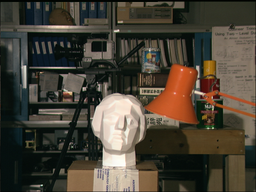
#> input picture scene1.row3.col1.ppm, 256 x 192 px, shrunk from 384 x 288 before the run
$ python 'ödev1.py'
#> lines starting #> are read from the running program, lines starting #| are printed output that depends on the picture
import os
import time
import cv2
import numpy as np
import matplotlib.pyplot as plt

# 1. Resimleri oku
klasor_yolu = os.path.dirname(os.path.abspath(__file__))
imgL_uint8 = cv2.imread(os.path.join(klasor_yolu, 'scene1.row3.col1.ppm'), cv2.IMREAD_GRAYSCALE)
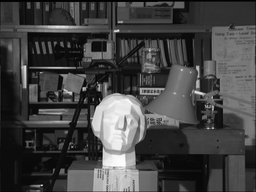
#> imgL_uint8: shape (192, 256); min 0, max 255, mean 67.3
imgR_uint8 = cv2.imread(os.path.join(klasor_yolu, 'scene1.row3.col3.ppm'), cv2.IMREAD_GRAYSCALE)
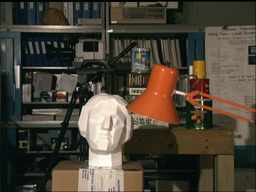
#> input picture scene1.row3.col3.ppm, 256 x 192 px, shrunk from 384 x 288 before the run
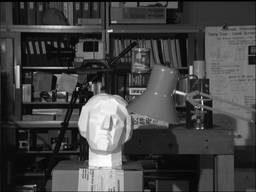
#> imgR_uint8: shape (192, 256); min 0, max 255, mean 68.4

imgL = imgL_uint8.astype(np.float32)
imgR = imgR_uint8.astype(np.float32)

# 2. Canny ile kenarları bul (Sadece kenar pikselleri 255, diğerleri 0 olur)
kenarlar = cv2.Canny(imgL_uint8, 100, 200)
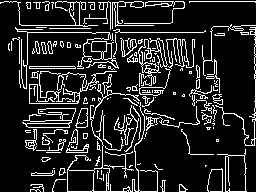
#> kenarlar: shape (192, 256); 14.4% white in thin lines or dots

def seyrek_stereo_sad(sol_resim, sag_resim, kenar_maskesi, blok_boyutu=7, max_disparity=32):
#> called with blok_boyutu = 7, max_disparity = 32
    yukseklik, genislik = sol_resim.shape
#> yukseklik = 192; genislik = 256
    yaricap = blok_boyutu // 2
    disparity_map = np.zeros((yukseklik, genislik), dtype=np.float32)

    for y in range(yaricap, yukseklik - yaricap):
        for x in range(yaricap + max_disparity, genislik - yaricap):
            # SADECE kenar olan pikselleri hesapla, diğerlerini atla!
            if kenar_maskesi[y, x] == 0:
                continue

            sol_blok = sol_resim[y - yaricap : y + yaricap + 1,
                                 x - yaricap : x + yaricap + 1]

            en_iyi_disparity = 0
            en_kucuk_fark = float('inf')

            for d in range(max_disparity):
                sag_blok = sag_resim[y - yaricap : y + yaricap + 1,
                                     (x - d) - yaricap : (x - d) + yaricap + 1]
                fark = np.sum(np.abs(sol_blok - sag_blok))

                if fark < en_kucuk_fark:
                    en_kucuk_fark = fark
                    en_iyi_disparity = d

            disparity_map[y, x] = en_iyi_disparity
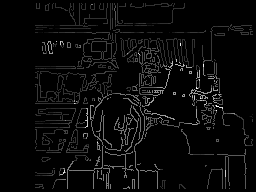
#> disparity_map: shape (192, 256) float32; min 0, max 31, mean 1.2; drawn with min black and max white

    return disparity_map

def yogun_stereo_sad(sol_resim, sag_resim, blok_boyutu=7, max_disparity=32):
#> called with blok_boyutu = 7, max_disparity = 32
    yukseklik, genislik = sol_resim.shape
#> yukseklik = 192; genislik = 256
    yaricap = blok_boyutu // 2
    disparity_map = np.zeros((yukseklik, genislik), dtype=np.float32)

    for y in range(yaricap, yukseklik - yaricap):
        for x in range(yaricap + max_disparity, genislik - yaricap):
            sol_blok = sol_resim[y - yaricap : y + yaricap + 1,
                                 x - yaricap : x + yaricap + 1]

            en_iyi_disparity = 0
            en_kucuk_fark = float('inf')

            for d in range(max_disparity):
                sag_blok = sag_resim[y - yaricap : y + yaricap + 1,
                                     (x - d) - yaricap : (x - d) + yaricap + 1]
                fark = np.sum(np.abs(sol_blok - sag_blok))

                if fark < en_kucuk_fark:
                    en_kucuk_fark = fark
                    en_iyi_disparity = d

            disparity_map[y, x] = en_iyi_disparity
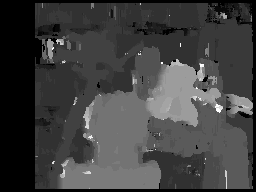
#> disparity_map: shape (192, 256) float32; min 0, max 31, mean 7.9; drawn with min black and max white

    return disparity_map

# --- SÜRE ÖLÇÜMÜ VE KARŞILAŞTIRMA ---
basla_seyrek = time.perf_counter()
seyrek_harita = seyrek_stereo_sad(imgL, imgR, kenarlar)
sure_seyrek = time.perf_counter() - basla_seyrek

basla_yogun = time.perf_counter()
yogun_harita = yogun_stereo_sad(imgL, imgR)
sure_yogun = time.perf_counter() - basla_yogun

print(f"Seyrek (Sparse) Stereo Süresi: {sure_seyrek:.2f} sn")
print(f"Yoğun (Dense) Stereo Süresi:   {sure_yogun:.2f} sn")

# --- GÖRSELLEŞTİRME ---
plt.figure(figsize=(15, 5))

plt.subplot(1, 3, 1)
plt.imshow(kenarlar, cmap='gray')
plt.title("1. Canny Kenar Haritası")
plt.axis('off')

plt.subplot(1, 3, 2)
plt.imshow(seyrek_harita, cmap='jet')
plt.title(f"2. Seyrek (Sparse) Fark Haritası\n({sure_seyrek:.2f} sn)")
plt.axis('off')

plt.subplot(1, 3, 3)
plt.imshow(yogun_harita, cmap='jet')
plt.title(f"3. Yoğun (Dense) Fark Haritası\n({sure_yogun:.2f} sn)")
plt.axis('off')

plt.tight_layout()
plt.show()

"""
Seyrek (Sparse) ve Yoğun (Dense) Stereo Karşılaştırması (Hız ve Doğruluk):
- Hız Açısından: Seyrek stereo yönteminde tüm pikseller yerine yalnızca Canny kenar detektörü ile bulunan
  belirgin kenar pikselleri (görüntünün küçük bir yüzdesi) işlendiği için hesaplama maliyeti çok düşüktür
  ve yoğun (dense) yönteme göre katbekat daha hızlı çalışır.
- Doğruluk Açısından: Kenar bölgeleri yüksek kontrast ve belirgin doku değişimi içerdiğinden yanlış eşleşme
  (ambiguity) ihtimali çok azdır; bu nedenle hesaplanan noktalardaki doğruluk oranı yüksektir. Ancak
  nesnelerin iç kısımları ve düz yüzeyler boş kaldığı için tam (bütünsel) bir 3B derinlik haritası üretmez.
- Yoğun (Dense) Stereo: Görüntüdeki her piksel için derinlik ürettiğinden 3B sahne rekonstrüksiyonu için
  uygundur; fakat düz/dokusuz alanlarda hatalı eşleşmeler yapabilir ve işlem süresi çok daha uzundur.
"""
